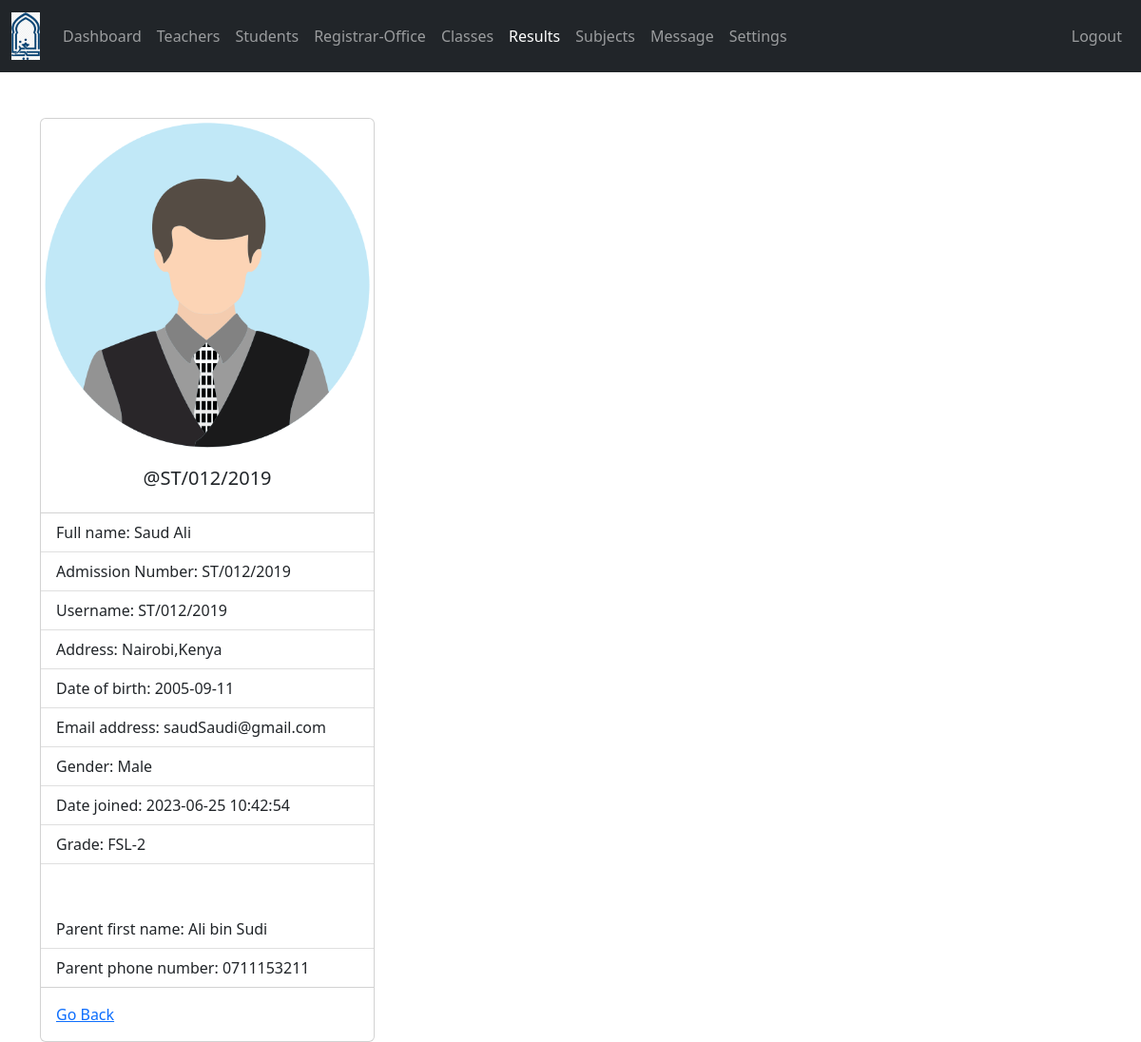
Before: /admin/student-view-r.php?student_id=3 (signed in) with the older database file.
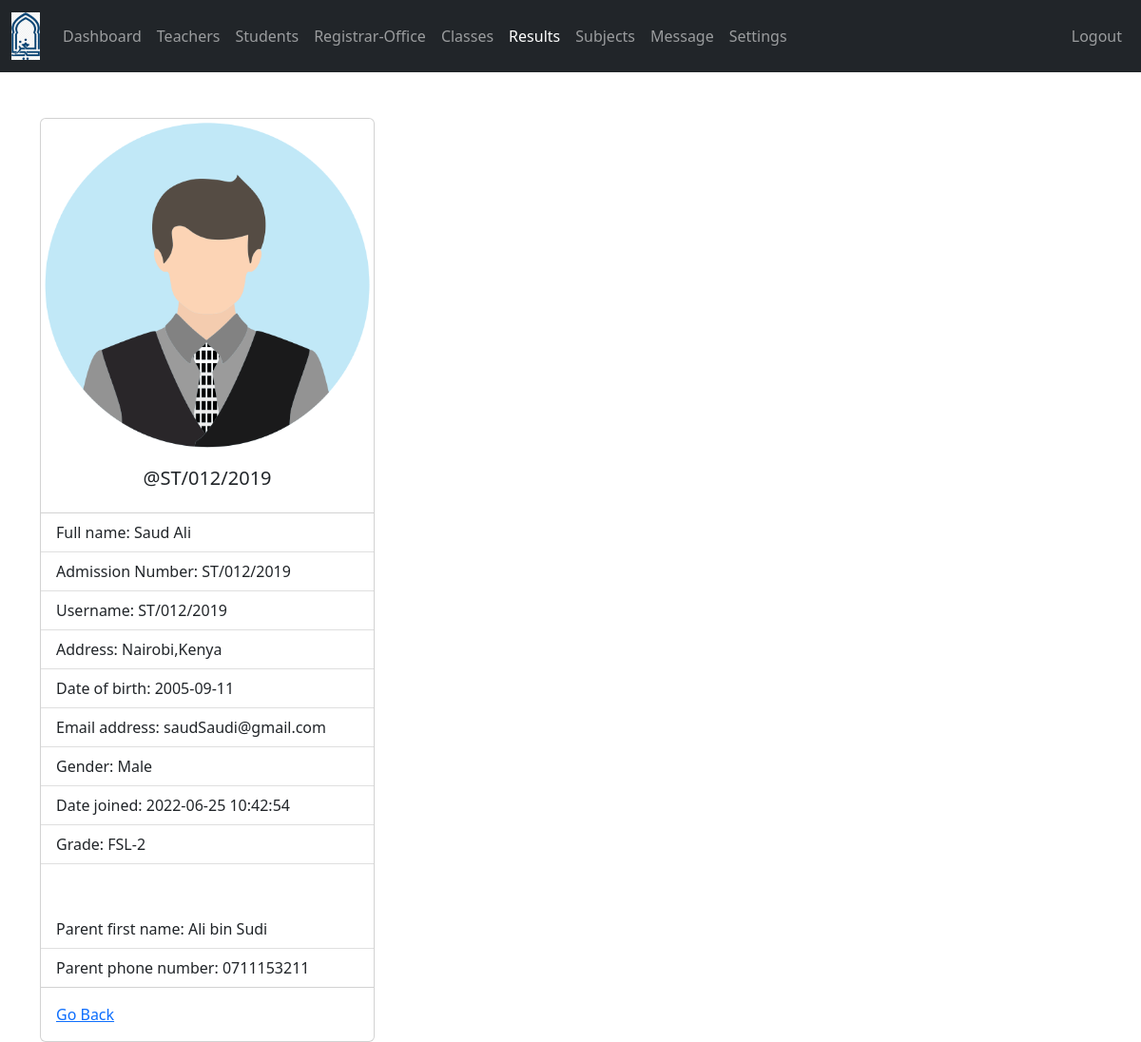
After: the same page with the newer database file.
### tables this page shows
CREATE TABLE `students` (
  `student_id` int(11) NOT NULL,
  `username` varchar(127) NOT NULL,
  `password` varchar(255) NOT NULL,
  `fname` varchar(127) NOT NULL,
  `admission_number` varchar(50) DEFAULT NULL,
  `grade` int(11) NOT NULL,
  `subjects` varchar(100) NOT NULL,
  `address` varchar(31) NOT NULL,
  `gender` varchar(7) NOT NULL,
  `email_address` varchar(255) NOT NULL,
  `date_of_birth` date NOT NULL,
  `date_of_joined` timestamp NULL DEFAULT current_timestamp(),
  `parent_fname` varchar(127) NOT NULL,
  `parent_phone_number` varchar(31) NOT NULL
);

### admin/data/student.php (called while the page is built, shortened)
<?php
function getStudentById($id, $conn){
   $sql = "SELECT * FROM students
           WHERE student_id=?";
   $stmt = $conn->prepare($sql);
   $stmt->execute([$id]);
   if ($stmt->rowCount() == 1) {
     $student = $stmt->fetch();
     return $student;
   }else {
    return 0;
   }
}

### admin/data/grade.php (called while the page is built, shortened)
<?php
function getGradeById($grade_id, $conn){
   $sql = "SELECT * FROM grades
           WHERE grade_id=?";
   $stmt = $conn->prepare($sql);
   $stmt->execute([$grade_id]);
   if ($stmt->rowCount() == 1) {
     $grade = $stmt->fetch();
     return $grade;
   }else {
    return 0;
   }
}

### admin/student-view-r.php (the view, shortened to what this page needs)
<?php
if (isset($_SESSION['admin_id']) &&
    isset($_SESSION['role'])) {
    if ($_SESSION['role'] == 'Admin') {
       include "../DB_connection.php";
       include "data/student.php";
       include "data/grade.php";
       include "data/section.php";
       if(isset($_GET['student_id'])){
       $student_id = $_GET['student_id'];
       $student = getStudentById($student_id, $conn);
 ?>
<!DOCTYPE html>
<html lang="en">
<head>
	<link rel="stylesheet" href="https://cdn.jsdelivr.net/npm/bootstrap@5.2.0/dist/css/bootstrap.min.css">
	<link rel="stylesheet" href="../css/style.css">
  <link rel="stylesheet" href="https://cdnjs.cloudflare.com/ajax/libs/font-awesome/4.7.0/css/font-awesome.min.css">
</head>
<body>
    <?php
        include "inc/navbar.php";
        if ($student != 0) {
     ?>
     <div class="container mt-5">
         <div class="card" style="width: 22rem;">
          <img src="../img/student-<?=$student['gender']?>.png" class="card-img-top" alt="...">
          <div class="card-body">
            <h5 class="card-title text-center">@<?=$student['username']?></h5>
          </div>
          <ul class="list-group list-group-flush">
            <li class="list-group-item">Full name: <?=$student['fname']?></li>
            <li class="list-group-item">Admission Number: <?=$student['admission_number']?></li>
            <li class="list-group-item">Username: <?=$student['username']?></li>
            <li class="list-group-item">Address: <?=$student['address']?></li>
            <li class="list-group-item">Date of birth: <?=$student['date_of_birth']?></li>
            <li class="list-group-item">Email address: <?=$student['email_address']?></li>
            <li class="list-group-item">Gender: <?=$student['gender']?></li>
            <li class="list-group-item">Date joined: <?=$student['date_of_joined']?></li>
            <li class="list-group-item">Grade:
                 <?php
                      $grade = $student['grade'];
                      $g = getGradeById($grade, $conn);
                      echo $g['grade_code'].'-'.$g['grade'];
                  ?>
            </li>
            <br><br>
            <li class="list-group-item">Parent first name: <?=$student['parent_fname']?></li>
            <li class="list-group-item">Parent phone number: <?=$student['parent_phone_number']?></li>
          </ul>
          <div class="card-body">
            <a href="results.php" class="card-link">Go Back</a>
          </div>
        </div>
     </div>
     <?php
        }else {
          header("Location: results.php");
          exit;
        }
     ?>
</body>
</html>
<?php
    }else {
        header("Location: student.php");
        exit;
    }
  }else {
    header("Location: ../login.php");
    exit;
  }
}else {
	header("Location: ../login.php");
	exit;
}
?>

Changed rows visible on the page:
changed students "Saud Ali": date_of_joined "2023-06-25 10:42:54" → "2022-06-25 10:42:54"
